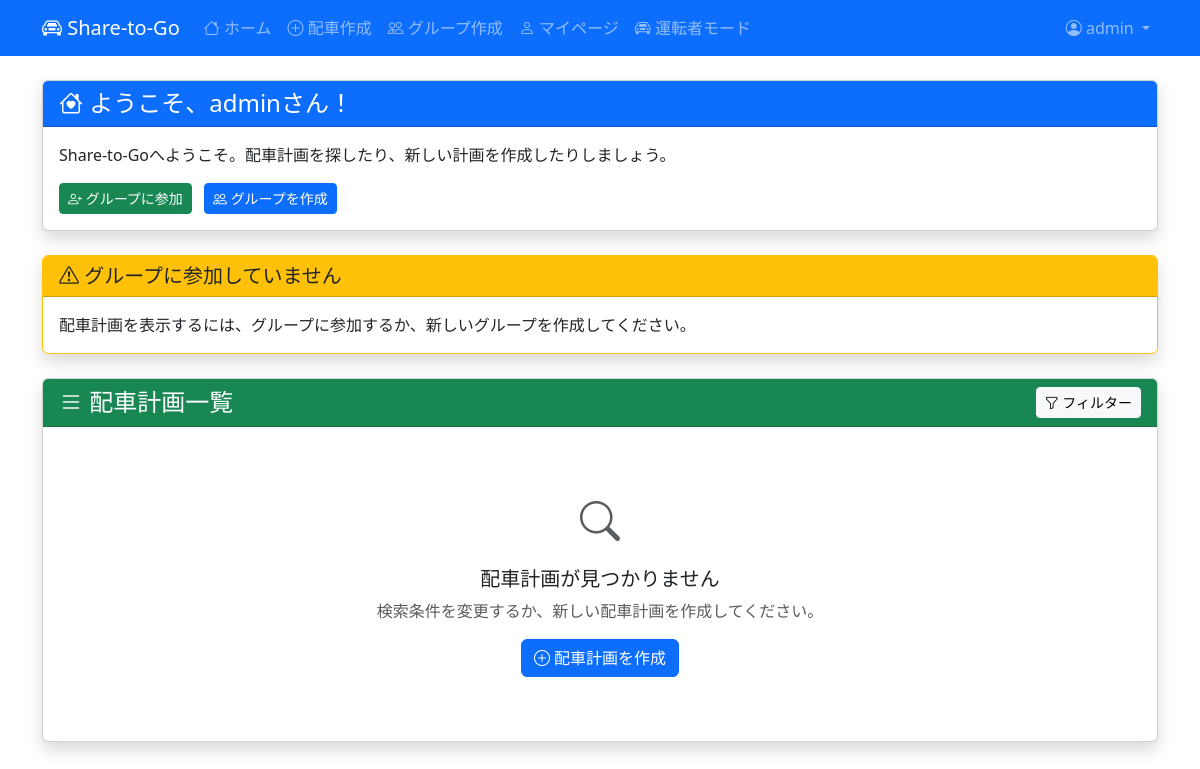
/home/ (signed in), run on an earlier commit of the app's database.
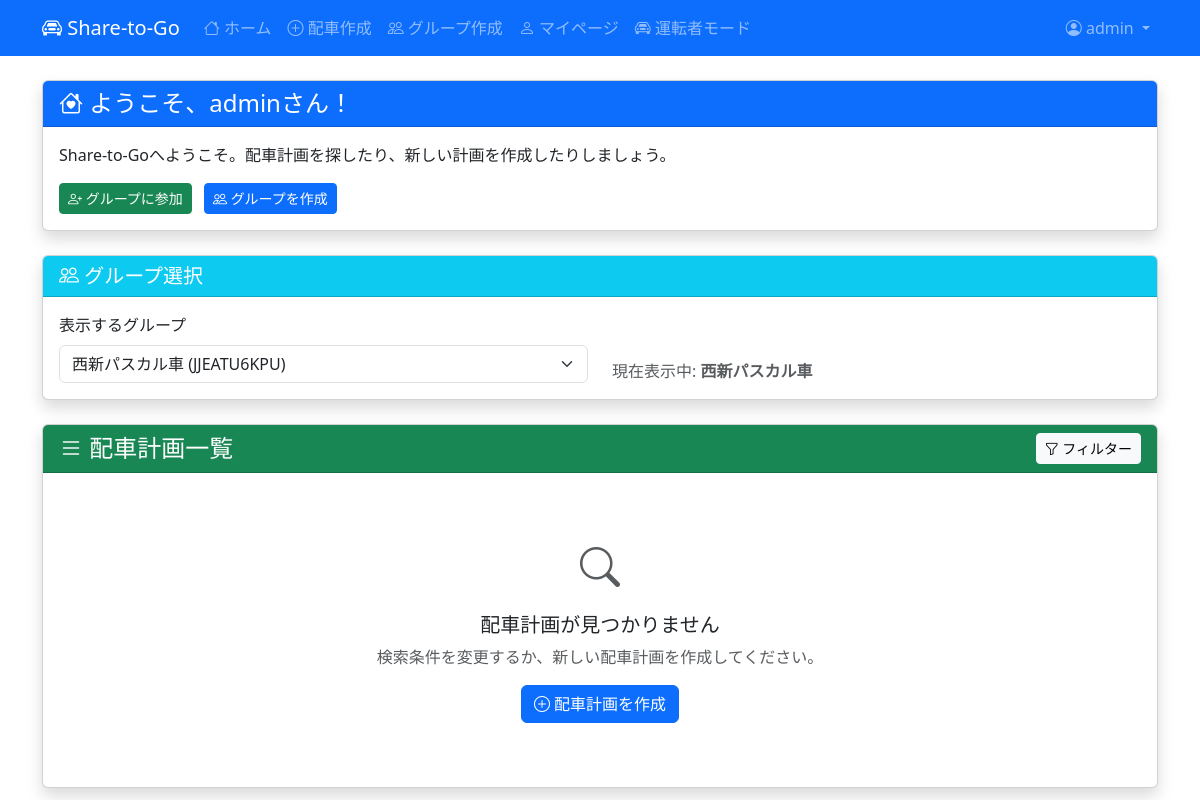
And on a later commit of the database.
### rides/models.py (models this page shows, shortened)
class Group(models.Model):
    name = models.CharField(max_length=10, unique=True, verbose_name="グループ名（英数字）")
    display_name = models.CharField(max_length=50, verbose_name="表示名（日本語）")
    password = models.CharField(max_length=4, verbose_name="パスワード")
    creator = models.ForeignKey(User, on_delete=models.CASCADE, verbose_name="作成者")
    created_at = models.DateTimeField(auto_now_add=True, verbose_name="作成日時")
    class Meta:
        verbose_name = "グループ"
        verbose_name_plural = "グループ"
        ordering = ['-created_at']

### rides/views.py (the view, shortened to what this page needs)
# urls.py: path('home/', views.home_view, name='home'),
@login_required
def home_view(request):
    user_groups = Group.objects.filter(groupmembership__user=request.user)
    selected_group_id = request.GET.get('group')
    if selected_group_id:
        selected_group = get_object_or_404(Group, id=selected_group_id, groupmembership__user=request.user)
    elif user_groups.exists():
        selected_group = user_groups.first()
    else:
        selected_group = None
    if selected_group:
        rides = RidePlan.objects.filter(
            status='active',
            groups=selected_group
        ).select_related('creator').order_by('-created_at')
    else:
        rides = RidePlan.objects.none()
    current_time = timezone.now()
    rides = rides.filter(
        models.Q(deadline_time__isnull=True, departure_time__gt=current_time) |
        models.Q(deadline_time__isnull=False, deadline_time__gt=current_time)
    )
    user_reservations = Participation.objects.filter(
        user=request.user,
        status='confirmed'
    ).select_related('ride_plan', 'ride_plan__creator')
    today = timezone.now().date()
    today_reservations = []
    for reservation in user_reservations:
        if reservation.ride_plan.departure_time.date() == today:
            today_reservations.append(reservation.ride_plan)
    existing_ride_ids = set(rides.values_list('id', flat=True))
    for ride in today_reservations:
        if ride.id not in existing_ride_ids:
            rides = list(rides) + [ride]
    search_query = request.GET.get('search', '')
    departure_filter = request.GET.get('departure', '')
    if departure_filter:
        rides = [ride for ride in rides if departure_filter.lower() in ride.departure_location.lower()]
    destination_filter = request.GET.get('destination', '')
    if destination_filter:
        rides = [ride for ride in rides if destination_filter.lower() in ride.destination.lower()]
    date_filter = request.GET.get('date', '')
    if date_filter:
        rides = [ride for ride in rides if ride.departure_time.date().isoformat() == date_filter]
    max_price = request.GET.get('max_price', '')
    if max_price:
        rides = [ride for ride in rides if ride.price_per_person and ride.price_per_person <= int(max_price)]
    min_participants = request.GET.get('min_participants', '')
    if min_participants:
        rides = [ride for ride in rides if ride.max_participants >= int(min_participants)]
    context = {
        'rides': rides,
        'user_groups': user_groups,
        'selected_group': selected_group,
        'search_query': search_query,
        'departure_filter': departure_filter,
        'destination_filter': destination_filter,
        'date_filter': date_filter,
        'max_price': max_price,
        'min_participants': min_participants,
    }
    return render(request, 'rides/home.html', context)

### rides/templates/rides/home.html (shortened to what the changed rows need)
{% extends 'rides/base.html' %}
{% block content %}
{% if user_groups %}
<div class="row mb-4">
    <div class="col-12">
        <div class="card shadow">
            <div class="card-header bg-info text-white">
                <h5 class="mb-0">
                    <i class="bi bi-people"></i> グループ選択
                </h5>
            </div>
            <div class="card-body">
                <form method="get" class="row align-items-end">
                    <div class="col-md-6">
                        <label for="group" class="form-label">表示するグループ</label>
                        <select class="form-select" id="group" name="group" onchange="this.form.submit()">
                            {% for group in user_groups %}
                                <option value="{{ group.id }}" {% if selected_group.id == group.id %}selected{% endif %}>
                                    {{ group.display_name }} ({{ group.name }})
                                </option>
                            {% endfor %}
                        </select>
                    </div>
                    <div class="col-md-6">
                        <p class="mb-0 text-muted">
                            {% if selected_group %}
                                現在表示中: <strong>{{ selected_group.display_name }}</strong>
                            {% else %}
                                グループを選択してください
                            {% endif %}
                        </p>
                    </div>
                </form>
            </div>
        </div>
    </div>
</div>
{% else %}
<div class="row mb-4">
    <div class="col-12">
        <div class="card shadow border-warning">
            <div class="card-header bg-warning text-dark">
                <h5 class="mb-0">
                    <i class="bi bi-exclamation-triangle"></i> グループに参加していません
                </h5>
            </div>
            <div class="card-body">
                <p class="mb-0">配車計画を表示するには、グループに参加するか、新しいグループを作成してください。</p>
            </div>
        </div>
    </div>
</div>
{% endif %}
{% endblock %}

What changed in the data, as far as the page shows it:
added Group: display_name "西新パスカル車"
Also different on the page:
form field group: (not shown) → "西新パスカル車 (JJEATU6KPU)"
text no longer shown: "グループに参加していません 配車計画を表示するには、グループに参加するか、新しいグループを作成してください。"
text now shown: "グループ選択 表示するグループ 現在表示中:"
